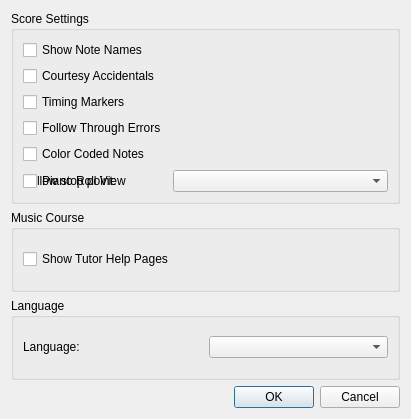
<?xml version="1.0" encoding="UTF-8"?>
<ui version="4.0">
 <class>GuiPreferencesDialog</class>
 <widget class="QDialog" name="GuiPreferencesDialog">
  <property name="geometry">
   <rect>
    <x>0</x>
    <y>0</y>
    <width>411</width>
    <height>419</height>
   </rect>
  </property>
  <property name="sizePolicy">
   <sizepolicy hsizetype="Minimum" vsizetype="Minimum">
    <horstretch>0</horstretch>
    <verstretch>0</verstretch>
   </sizepolicy>
  </property>
  <property name="windowTitle">
   <string>Dialog</string>
  </property>
  <layout class="QVBoxLayout" name="verticalLayout_4">
   <item>
    <widget class="QGroupBox" name="groupBox_2">
     <property name="title">
      <string>Score Settings</string>
     </property>
     <property name="checkable">
      <bool>false</bool>
     </property>
     <layout class="QVBoxLayout" name="verticalLayout_3">
      <item>
       <layout class="QGridLayout" name="gridLayout">
        <item row="1" column="0">
         <widget class="QCheckBox" name="courtesyAccidentalsCheck">
          <property name="text">
           <string>Courtesy Accidentals</string>
          </property>
         </widget>
        </item>
        <item row="5" column="1">
         <widget class="QComboBox" name="followStopPointCombo">
          <property name="sizePolicy">
           <sizepolicy hsizetype="Preferred" vsizetype="Fixed">
            <horstretch>0</horstretch>
            <verstretch>0</verstretch>
           </sizepolicy>
          </property>
          <property name="sizeAdjustPolicy">
           <enum>QComboBox::AdjustToContents</enum>
          </property>
         </widget>
        </item>
        <item row="5" column="0">
         <widget class="QLabel" name="label">
          <property name="text">
           <string>Follow stop point:</string>
          </property>
         </widget>
        </item>
        <item row="1" column="1">
         <spacer name="horizontalSpacer_4">
          <property name="orientation">
           <enum>Qt::Horizontal</enum>
          </property>
        <property name="sizeHint" stdset="0">
         <size>
          <width>40</width>
          <height>20</height>
         </size>
        </property>
       </spacer>
      </item>
        <item row="5" column="0">
         <widget class="QCheckBox" name="pianoRollViewCheck">
          <property name="toolTip">
           <string>Show note durations as horizontal bars</string>
          </property>
          <property name="text">
           <string>Piano Roll View</string>
          </property>
         </widget>
        </item>
        <item row="5" column="1">
         <spacer name="horizontalSpacer_6">
          <property name="orientation">
           <enum>Qt::Horizontal</enum>
          </property>
          <property name="sizeHint" stdset="0">
           <size>
            <width>40</width>
            <height>20</height>
           </size>
          </property>
         </spacer>
        </item>
        <item row="0" column="1">
         <spacer name="horizontalSpacer_2">
          <property name="orientation">
           <enum>Qt::Horizontal</enum>
          </property>
          <property name="sizeHint" stdset="0">
           <size>
            <width>40</width>
            <height>20</height>
           </size>
          </property>
         </spacer>
        </item>
        <item row="2" column="0">
         <widget class="QCheckBox" name="timingMarkersCheck">
          <property name="sizePolicy">
           <sizepolicy hsizetype="Maximum" vsizetype="Fixed">
            <horstretch>0</horstretch>
            <verstretch>0</verstretch>
           </sizepolicy>
          </property>
          <property name="text">
           <string>Timing Markers</string>
          </property>
         </widget>
        </item>
        <item row="0" column="0">
         <widget class="QCheckBox" name="showNoteNamesCheck">
          <property name="text">
           <string>Show Note Names</string>
          </property>
         </widget>
        </item>
        <item row="2" column="1">
         <spacer name="horizontalSpacer">
          <property name="orientation">
           <enum>Qt::Horizontal</enum>
          </property>
          <property name="sizeHint" stdset="0">
           <size>
            <width>40</width>
            <height>20</height>
           </size>
          </property>
         </spacer>
        </item>
        <item row="3" column="1">
         <spacer name="horizontalSpacer_3">
          <property name="orientation">
           <enum>Qt::Horizontal</enum>
          </property>
          <property name="sizeHint" stdset="0">
           <size>
            <width>40</width>
            <height>20</height>
           </size>
          </property>
         </spacer>
        </item>
        <item row="3" column="0">
         <widget class="QCheckBox" name="followThroughErrorsCheck">
          <property name="text">
           <string>Follow Through Errors</string>
          </property>
         </widget>
        </item>
        <item row="4" column="0">
         <widget class="QCheckBox" name="showColoredNotesCheck">
          <property name="toolTip">
           <string>Show color coded notes on the score</string>
          </property>
          <property name="text">
           <string>Color Coded Notes</string>
          </property>
         </widget>
        </item>
        <item row="4" column="1">
         <spacer name="horizontalSpacer_5">
          <property name="orientation">
           <enum>Qt::Horizontal</enum>
          </property>
          <property name="sizeHint" stdset="0">
           <size>
            <width>40</width>
            <height>20</height>
           </size>
          </property>
         </spacer>
        </item>
       </layout>
      </item>
     </layout>
    </widget>
   </item>
   <item>
    <widget class="QGroupBox" name="groupBox_3">
     <property name="title">
      <string>Music Course</string>
     </property>
     <layout class="QVBoxLayout" name="verticalLayout_2">
      <item>
       <layout class="QGridLayout" name="gridLayout_2">
        <property name="verticalSpacing">
         <number>0</number>
        </property>
        <item row="0" column="0">
         <widget class="QCheckBox" name="showTutorPagesCheck">
          <property name="text">
           <string>Show Tutor Help Pages</string>
          </property>
         </widget>
        </item>
       </layout>
      </item>
     </layout>
    </widget>
   </item>
   <item>
    <widget class="QGroupBox" name="groupBox_4">
     <property name="title">
      <string>Language</string>
     </property>
     <layout class="QVBoxLayout" name="verticalLayout_5">
      <item>
       <layout class="QGridLayout" name="gridLayout_3">
        <item row="0" column="0">
         <widget class="QLabel" name="label_3">
          <property name="text">
           <string>Language:</string>
          </property>
         </widget>
        </item>
        <item row="0" column="1">
         <widget class="QComboBox" name="languageCombo"/>
        </item>
       </layout>
      </item>
     </layout>
    </widget>
   </item>
   <item>
    <widget class="QDialogButtonBox" name="buttonBox">
     <property name="orientation">
      <enum>Qt::Horizontal</enum>
     </property>
     <property name="standardButtons">
      <set>QDialogButtonBox::Cancel|QDialogButtonBox::Ok</set>
     </property>
    </widget>
   </item>
  </layout>
 </widget>
 <resources/>
 <connections>
  <connection>
   <sender>buttonBox</sender>
   <signal>accepted()</signal>
   <receiver>GuiPreferencesDialog</receiver>
   <slot>accept()</slot>
   <hints>
    <hint type="sourcelabel">
     <x>257</x>
     <y>385</y>
    </hint>
    <hint type="destinationlabel">
     <x>157</x>
     <y>274</y>
    </hint>
   </hints>
  </connection>
  <connection>
   <sender>buttonBox</sender>
   <signal>rejected()</signal>
   <receiver>GuiPreferencesDialog</receiver>
   <slot>reject()</slot>
   <hints>
    <hint type="sourcelabel">
     <x>325</x>
     <y>385</y>
    </hint>
    <hint type="destinationlabel">
     <x>286</x>
     <y>274</y>
    </hint>
   </hints>
  </connection>
 </connections>
</ui>
